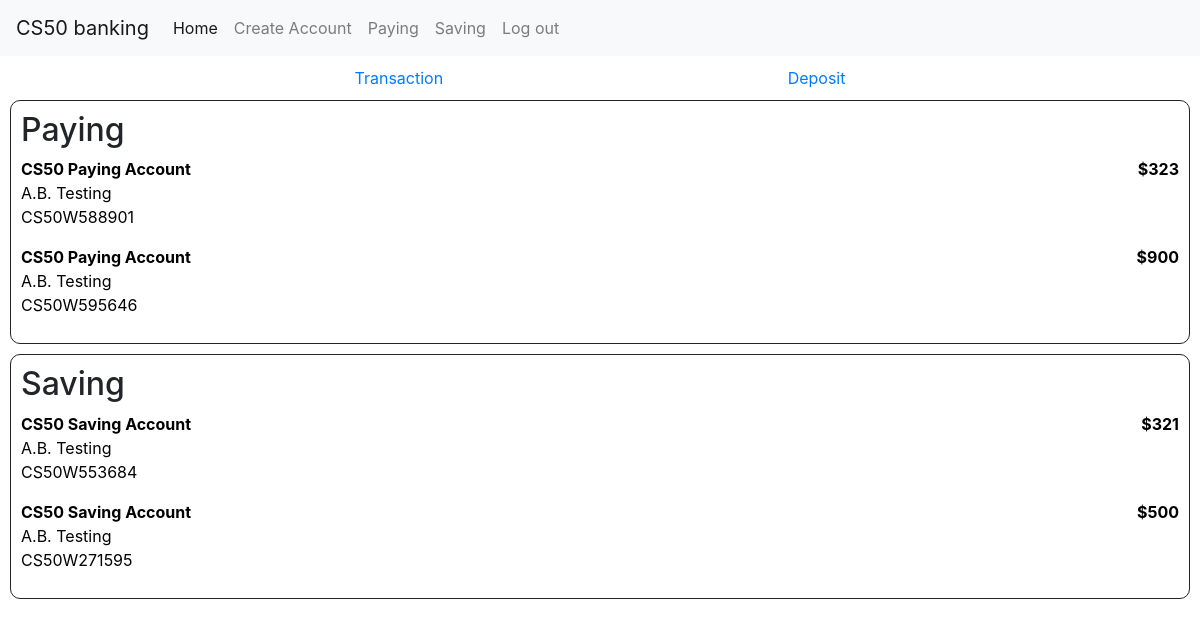
/ (signed in), run on an earlier commit of the app's database.
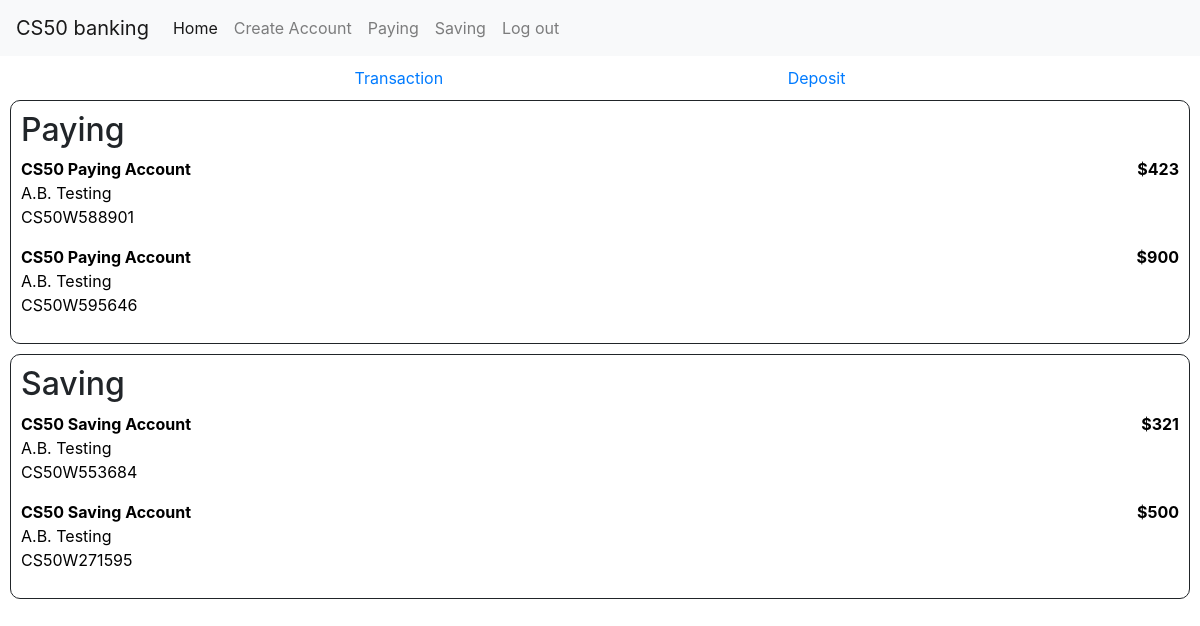
And on a later commit of the database.
### bank/models.py (models this page shows, shortened)
class Bankaccount(models.Model):
    holder = models.ManyToManyField('User', blank=False, related_name="account")
    name = models.CharField(max_length=50)
    number = models.CharField(max_length=18, unique=True)
    amount = models.IntegerField()
    type = models.CharField(max_length=4)
    interest = models.IntegerField()

class User(AbstractUser):
    def __str__(self):
        return f"{self.first_name} {self.last_name}"

### bank/views.py (the view)
# urls.py: path("", views.index, name="index"),
def index(request):
    if request.user.is_authenticated:
        user = User.objects.get(pk=request.user.id)
        return render(request, "bank/index.html", {
            "user": user,
            "paying_accounts": user.account.filter(type = "Pay"),
            "saving_accounts": user.account.filter(type = "Save")
        })
    else:
        return login_view(request)

### bank/templates/bank/index.html (shortened to what this page needs)
{% extends "bank/layout.html" %}
{% load static %}
{% block body %}
    <div id"index_container">
        <div id="index_actions">
            <a id="index_transaction" href="{% url 'transaction' %}">Transaction</a>
            <a id="index_deposit" href="{% url 'deposit' %}">Deposit</a>
        </div>
        <div id="index_paying">
            <h2>Paying</h2>
            {% for account in paying_accounts %}
                <a id="account_href" href="{% url 'account' id=account.id %}">
                    <div id="paying_account{{ account.id }}">
                        <div id="paying_account_flex">
                            <b>{{ account.name }}</b>
                            <b>${{ account.amount }}</b>
                        </div>
                        <p>
                            {{ user }}<br>
                            {{ account.number }}
                        </p>
                    </div>
                </a>
            {% endfor %}
        </div>
        <div id="index_saving">
            <h2>Saving</h2>
            {% for account in saving_accounts %}
                <a id="account_href" href="{% url 'account' id=account.id %}">
                    <div id="saving_account{{ account.id }}">
                        <div id="saving_account_flex">
                            <b>{{ account.name }}</b>
                            <b>${{ account.amount }}</b>
                        </div>
                        <p>
                            {{ user }}<br>
                            {{ account.number }}
                        </p>
                    </div>
                </a>
            {% endfor %}
        </div>
    </div>
{% endblock %}

### bank/templates/bank/layout.html (shortened to what this page needs)
{% load static %}
<!DOCTYPE html>
<html lang="en">
<head>
  <link href="{% static 'bank/styles.css' %}" rel="stylesheet">
  <link rel="stylesheet" href="https://cdn.jsdelivr.net/npm/bootstrap@4.3.1/dist/css/bootstrap.min.css">
</head>
<body>
    <header>
        <nav class="navbar navbar-expand-lg navbar-light bg-light">
            <a class="navbar-brand" href="{% url 'index' %}">CS50 banking</a>
            {% if request.user.is_authenticated %}
            <div class="collapse navbar-collapse" id="navbar_items">
              <ul class="navbar-nav">
                <li class="nav-item active">
                  <a class="nav-link" href="{% url 'index' %}">Home <span class="sr-only">(current)</span></a>
                </li>
                <li class="nav-item">
                  <a class="nav-link" href="{% url 'create_account' %}">Create Account</a>
                </li>
                <li class="nav-item">
                  <a class="nav-link" href="#">Paying</a>
                </li>
                <li class="nav-item">
                  <a class="nav-link" href="#">Saving</a>
                </li>
                <li class = "nav-item">
                  <a class="nav-link" href="{% url 'logout' %}">Log out</a>
                </li>
              </ul>
            </div>
            {% endif %}
        </nav>
    </header>
    <div class="body">
        {% block body %}
        {% endblock %}
    </div>
</body>
</html>

### bank/static/bank/styles.css (style rules this page uses)
#index_paying, #index_saving, #account_transactions, .transaction_extra { border: 1px solid; border-radius: 10px; margin: 10px; padding: 10px; }
#index_actions { margin: 10px; }
#paying_account_flex, #saving_account_flex, .transaction_flex { display: flex; flex-direction: row; justify-content: space-between; cursor: pointer; }
#account_href:link, #account_href:hover, #account_href:visited, #account_href:active { color: black; text-decoration: none; }
#account_actions, #index_actions { display: flex; flex-direction: row; justify-content: space-evenly; }

What changed in the data, as far as the page shows it:
changed Bankaccount "CS50W588901": amount "323" → "423"
